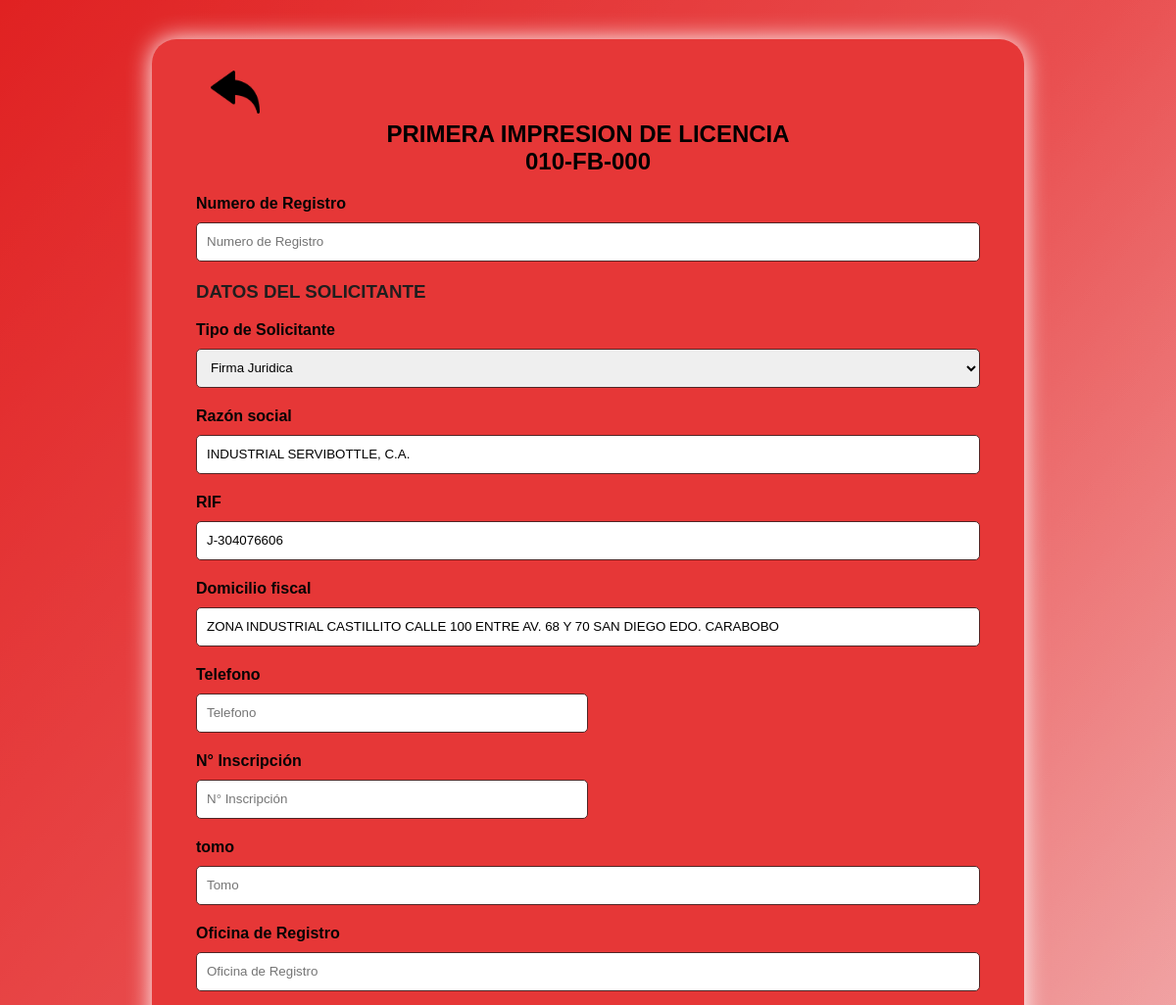
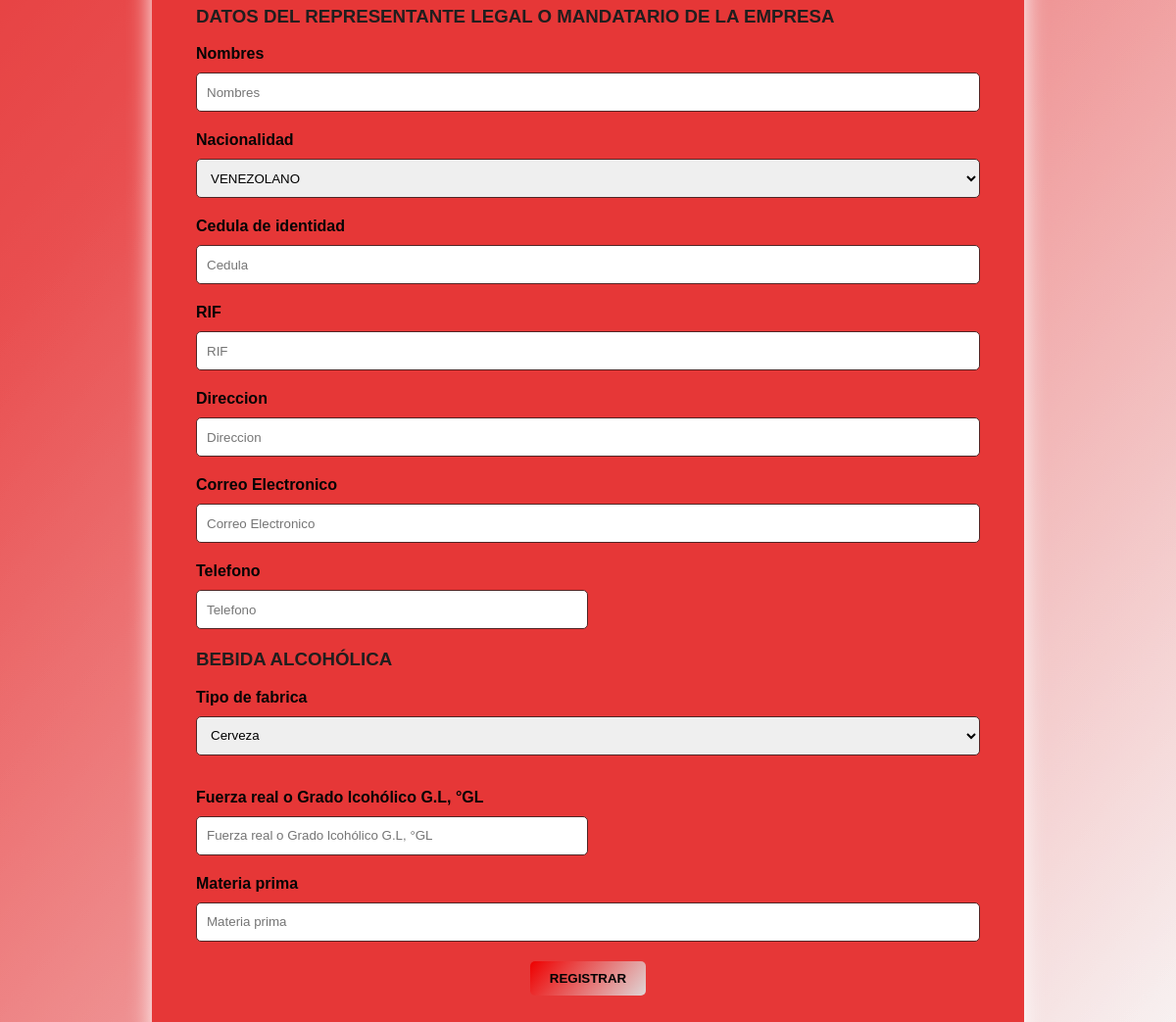
Screenshot of /buscar_contribuyentes/auto_llenado.php?licencia=010-FB-000 (signed in) with the database file from the repository (2 pictures, top to bottom).
### tables this page shows
CREATE TABLE `licencia_licores` (
  `Numero_registro` int(11) DEFAULT NULL,
  `Fecha_autorizacion` varchar(10) NOT NULL,
  `Numero_autorizacion` varchar(10) NOT NULL,
  `Region` varchar(15) DEFAULT 'REGION CENTRAL',
  `Unidad` int(11) NOT NULL,
  `Razon_social` varchar(60) NOT NULL,
  `Numero_cedula_solicitante` varchar(20) DEFAULT NULL,
  `Numero_rif_solicitante` varchar(15) NOT NULL,
  `Direccion` text DEFAULT NULL,
  `Autorizacion_ejerce` varchar(50) DEFAULT 'INDUSTRIA DE ALCOHOL Y ESPECIES ALCOHOLICAS',
  `Administrador_representante_legal` varchar(35) DEFAULT NULL,
  `Nacionalidad` tinyint(1) DEFAULT NULL,
  `Cedula_representante` varchar(15) DEFAULT NULL,
  `Numero_rif_representante` varchar(15) DEFAULT NULL,
  `Firmante` int(11) DEFAULT NULL,
  `Segunda_firma` int(11) DEFAULT NULL,
  `Persona_juridica` tinyint(1) DEFAULT NULL,
  `Materia_prima` varchar(80) DEFAULT NULL,
  `Telefono_solicitante` varchar(20) DEFAULT NULL,
  `Telefono_reprensentante` varchar(20) DEFAULT NULL,
  `Direccion_representante_legal` text DEFAULT NULL,
  `Habilitado` tinyint(1) DEFAULT 1,
  `Correo_representante` varchar(25) DEFAULT NULL,
  `N_inscripcion` int(11) DEFAULT NULL,
  `Tomo` varchar(11) DEFAULT NULL,
  `Oficina_resgistro_mercantil` varchar(40) DEFAULT NULL,
  `Grado_alcoholico` decimal(5,2) DEFAULT NULL
);

### buscar_contribuyentes/auto_llenado.php (the view, shortened to what this page needs)
<?php
$id_solicitante = $_GET['licencia'];
$servername = "localhost";
$username = "root";
$password = "";
$dbname = "expendiobd";
$conn = new mysqli($servername, $username, $password, $dbname);
$solicitante_query = "SELECT * FROM `licencia_licores` WHERE `Numero_autorizacion` = '$id_solicitante'";
$result_solicitante = $conn->query($solicitante_query);
if ($result_solicitante->num_rows > 0) {
    $solicitante_data = $result_solicitante->fetch_assoc();
} else {
    echo "No se encontraron resultados";
}
?>
<html lang="en">
<head>
    <link rel="stylesheet" href="stilosss.css">
</head>
<body>
<div class="container" id="container1">
        <form id="form-validation" action="../insertar_eliminar_contribuyentes/actualizar_licencia_licores.php?licenica=<?php echo $id_solicitante; ?>" method="POST"  novalidate>
        <a class="links" href="../menu/index.php"></a>
        <center><h2>PRIMERA IMPRESION DE LICENCIA <br><?php echo $id_solicitante; ?></h2></center>
            <div class="form-group">
                <span>Numero de Registro</span>
                <input type="text" placeholder="Numero de Registro" name="numeron_registro" value="<?php echo $solicitante_data['Numero_registro']; ?>" required>
            </div>
                           <h3>DATOS DEL SOLICITANTE</h3>
            <div class="form-group" id="combo">
                <span>Tipo de Solicitante</span>
                <select type="text" name="tipodepersona" required>
                    <option value="1">Firma Juridica</option>
                </select>
            </div>
            <div class="form-group">
                <span>Razón social</span>
                <input type="text" placeholder="Ingrese Nombre y Apellido/Denominación" name="nombre" value="<?php echo $solicitante_data['Razon_social']; ?>" required>
            </div>
            <div class="form-group">
                <span>RIF</span>
                <input type="text" placeholder="RIF" name="rifempresa" value="<?php echo $solicitante_data['Numero_rif_solicitante']; ?>" required>
            </div>
            <div class="form-group">
                <span>Domicilio fiscal</span>
                <input type="text" placeholder="Domicilio fiscal" name="domiciliofiscal" value="<?php echo $solicitante_data['Direccion']; ?>" required>
            </div>
            <div class="form-group">
                <span>Telefono</span>
                <input type="number" placeholder="Telefono" name="telefono" value="<?php echo $solicitante_data['Telefono_solicitante'];?>">
            </div>
            <div class="form-group">
                <span>N° Inscripción</span>
                <input type="number" placeholder="N° Inscripción" name="inscripcion" value="<?php echo $solicitante_data['N_inscripcion'];?>" required>
            </div>
            <div class="form-group">
                <span>tomo</span>
                <input type="text" placeholder="Tomo" name="tomo" value="<?php echo $solicitante_data['Tomo'];?>" required>
            </div>
            <div class="form-group">
                <span>Oficina de Registro</span>
                <input type="text" placeholder="Oficina de Registro" name="registro" value="<?php echo $solicitante_data['Oficina_resgistro_mercantil'];?>" required>
            </div>
            <h3>DATOS DEL REPRESENTANTE LEGAL O MANDATARIO DE LA EMPRESA</h3>
            <div class="form-group">
                <span>Nombres</span>
                <input type="text" placeholder="Nombres" name="nombrerepresentante" value="<?php echo $solicitante_data['Administrador_representante_legal'];?>" required>
            </div>
            <div class="form-group">
                <span>Nacionalidad</span>
                <select type="text"  name="nacionalidadrepresentante">
                    <option value="1">VENEZOLANO</option>
                </select>
            </div>
            <div class="form-group">
                <span>Cedula de identidad</span>
                <input type="text" placeholder="Cedula" name="cedularepresentante" value="<?php echo $solicitante_data['Cedula_representante'];?>" required>
            </div>
            <div class="form-group">
                <span>RIF</span>
                <input type="text" placeholder="RIF" name="rif" value="<?php echo $solicitante_data['Numero_rif_representante'];?>" required>
            </div>
            <div class="form-group">
                <span>Direccion</span>
                <input type="text" placeholder="Direccion" name="direccionrepresentante" value="<?php echo $solicitante_data['Direccion_representante_legal'];?>" required>
            </div>
            <div class="form-group">
                <span>Correo Electronico</span>
                <input type="email" placeholder="Correo Electronico" name="correorepresentante" value="<?php echo $solicitante_data['Correo_representante'];?>" required>
            </div>
            <div class="form-group">
                <span>Telefono</span>
                <input type="number" placeholder="Telefono" name="telefonorepresentante" value="<?php echo $solicitante_data['Telefono_reprensentante'];?>" required>
            </div>
            <h3>BEBIDA ALCOHÓLICA</h3>
            <div class="form-group">
                <div id="Container">
                <span>Tipo de fabrica</span>
                <select type="text"  name="claseproducto" id="comboproducto1" required>
                    <option value="1">Cerveza</option>
                </select>
                </div>
                <table>
                    <tr>
                        <td><input type="checkbox" id="check1" style="display: none;"></td>
                        <td><label for="check1" id="labelcheck1" style="display: none;color: rgb(255, 255, 255);padding-left: 10px;">Sangria adicion de alcohol</label></td>
                    </tr>
                    <tr>
                        <td><input type="checkbox" id="check2" style="display: none;"></td>
                    </tr>
                    <tr>
                        <td><input type="checkbox" id="check3" style="display: none;" ></td>
                        <td><label for="check1" id="labelcheck3" style="display: none; color: rgb(255, 255, 255);padding-left: 10px;">Vinos</label></td>
                    </tr>
                </table>
            </div>
            <div class="form-group">
                <span>Fuerza real o Grado lcohólico G.L, °GL</span>
                <input type="number" placeholder="Fuerza real o Grado lcohólico G.L, °GL" name="gradoalcoholicoproducto" value="<?php echo $solicitante_data['Grado_alcoholico'];?>" required>
            </div>
            <div class="form-group">
                <span>Materia prima</span>
                <input type="text" placeholder="Materia prima" name="materiaprimaproducto" value="<?php echo $solicitante_data['Materia_prima'];?>" required>
            </div>
            <div class="button">
                <input type="submit" value="REGISTRAR">
            </div>
        </form>
    </div>
</body>
</html>

### buscar_contribuyentes/stilosss.css (style rules this page uses)
body { font-family: Arial, sans-serif; background: linear-gradient(130deg, rgb(233, 54, 54), rgb(250, 249, 249)); }
.container { width: 800px; margin: 40px auto; padding: 45px; background-color: #e63737; box-shadow: 0 0 25px rgb(255, 255, 255); border-radius: 25px; position: relative; z-index: 2; }
h3 { margin-top: 0; font-weight: bold; color: #201e1e; }
.form-group { margin-bottom: 20px; }
.form-group span { display: block; margin-bottom: 10px; font-weight: bold; color: #050505; }
.form-group input, .form-group select { width: 100%; height: 40px; padding: 10px; border: 1px solid #502525; border-radius: 5px; }
.form-group input[type="number"] { width: 50%; }
.button { text-align: center; margin-top: 20px; }
.button input[type="submit"] { background: linear-gradient(130deg, rgb(238, 0, 0), rgb(223, 214, 214)); color: #020202; padding: 10px 20px; border: none; border-radius: 5px; cursor: pointer; font-weight: bold; }
.links { background-image: url(img/back.png); background-size: 50px; background-repeat: no-repeat; background-position: center center; padding: 20px 40px; }

### rows the page displays
licencia_licores: nombre "INDUSTRIAL SERVIBOTTLE, C.A.", rifempresa "J-304076606", domiciliofiscal "ZONA INDUSTRIAL CASTILLITO CALLE 100 ENTRE AV. 68 Y 70 SAN DIEGO EDO. CARABOBO"

### other values shown
$id_solicitante "010-FB-000"
